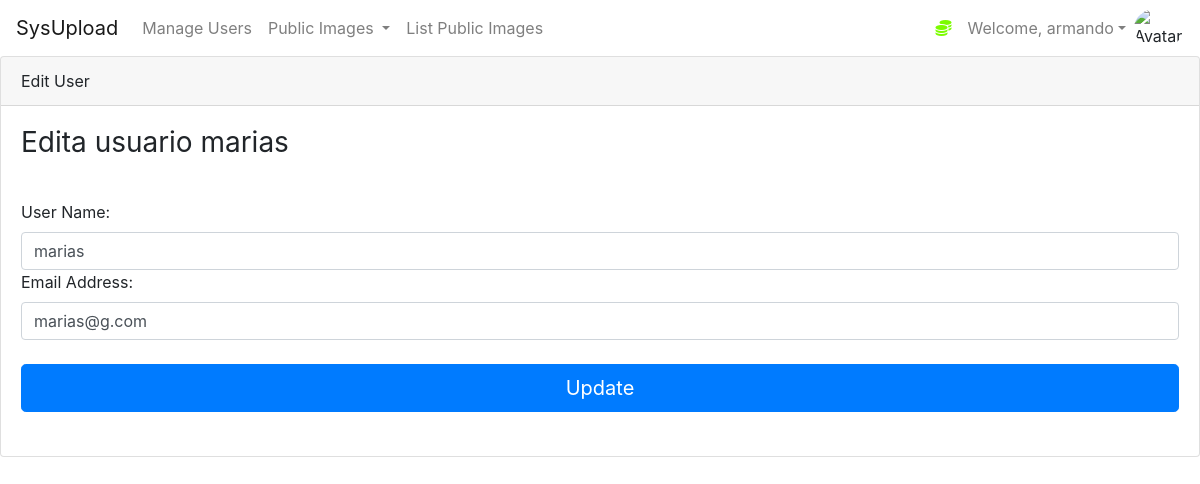
The page /edituser/2 (signed in) on the database as committed earlier.
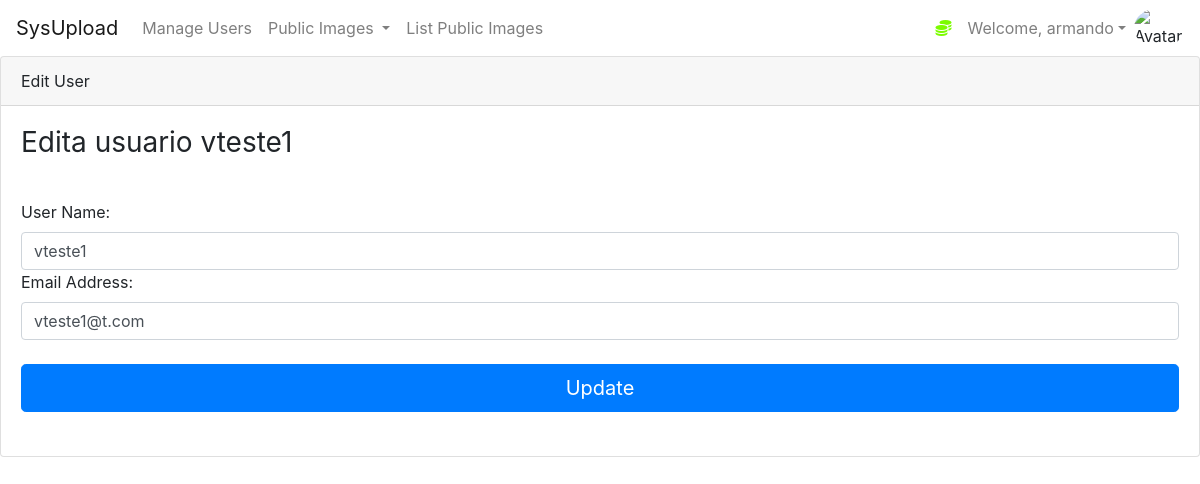
The same page on the database as committed later.
### myapp/dao.py (models this page shows, shortened)
class User(db.Model, UserMixin):
    id = db.Column(db.Integer(), primary_key=True)
    username = db.Column(db.String(length=30), nullable=False, unique=True)
    email_address = db.Column(db.String(length=50), nullable=False, unique=True)
    password_hash = db.Column(db.String(length=60), nullable=False)
    my_files = db.relationship('File', secondary=user_files, backref='myfiles')
    @property
    def password(self):
        return self.password

### myapp/users.py (the view, shortened to what this page needs)
@app.route('/edituser/<int:id>', methods=['GET', 'POST'])
@login_required
def edit_user(id):
    form = UserForm()
    usuario_old = usersCollection.query_user_by_id(id)
    if request.method == 'GET':
        form.load_content(usuario_old.username, usuario_old.email_address)
        return render_template('user/edita_user.html', user=usuario_old, form=form)

### myapp/forms.py
class UserForm(FlaskForm):
    username = StringField(label='User Name:', validators=[Length(min=2, max=30), DataRequired()])
    email_address = StringField(label='Email Address:', validators=[Email(), DataRequired()])
    submit = SubmitField(label='Edit User')
    def load_content(self, username, email_address):
        self.username.data = username
        self.email_address.data = email_address

### myapp/dao.py (called while the page is built)
@login_manager.user_loader
def load_user(user_id):
    return User.query.get(int(user_id))

    def query_user_by_id(self, p_id):
        user = User.query.filter_by(id=p_id).first()
        return user

### myapp/templates/user/edita_user.html (shortened to what this page needs)
{% extends 'base.html' %}
{% block content %}
<div class="card">
  <div class="card-header">
    Edit User
  </div>
  <div class="card-body">
    <form method="POST" class="form-user">
      <h1 class="h3 mb-3 font-weight-normal">
          Edita usuario {{ user.username }}
      </h1>
      <br>
      {{ form.username.label() }}
      {{ form.username(class="form-control") }}
      {{ form.email_address.label() }}
      {{ form.email_address(class="form-control") }}
      <br>
      {{ form.submit(class="btn btn-lg btn-block btn-primary", value="Update") }}
      <br>
    </form>
  </div>
</div>
{% endblock %}

Rows that differ between the two databases and show on the page:
changed User: username "marias" → "vteste1"; email_address "marias@g.com" → "vteste1@t.com"
